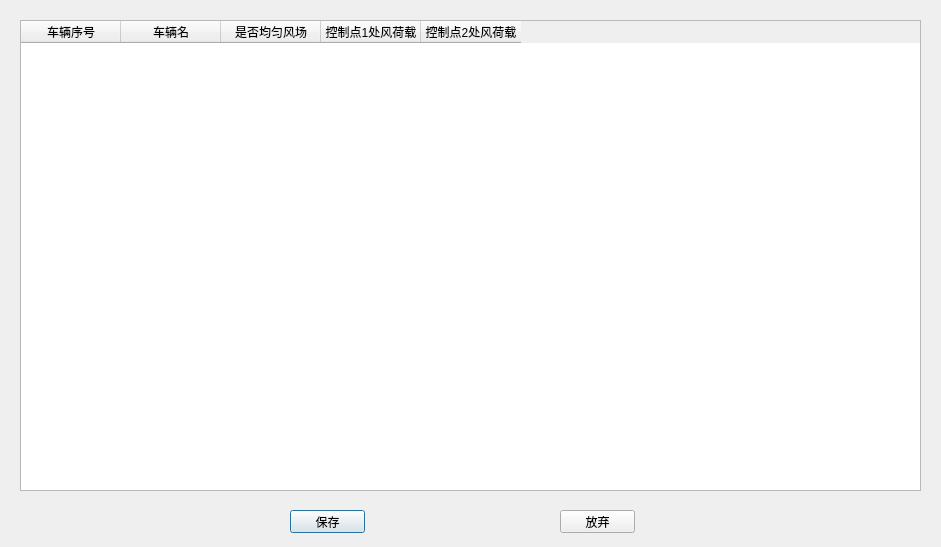
<?xml version="1.0" encoding="UTF-8"?>
<ui version="4.0">
 <class>windForceVehAssign</class>
 <widget class="QDialog" name="windForceVehAssign">
  <property name="geometry">
   <rect>
    <x>0</x>
    <y>0</y>
    <width>941</width>
    <height>547</height>
   </rect>
  </property>
  <property name="sizePolicy">
   <sizepolicy hsizetype="Fixed" vsizetype="Fixed">
    <horstretch>0</horstretch>
    <verstretch>0</verstretch>
   </sizepolicy>
  </property>
  <property name="minimumSize">
   <size>
    <width>941</width>
    <height>547</height>
   </size>
  </property>
  <property name="maximumSize">
   <size>
    <width>941</width>
    <height>547</height>
   </size>
  </property>
  <property name="windowTitle">
   <string>车辆风荷载分配</string>
  </property>
  <property name="windowIcon">
   <iconset>
    <normaloff>VBC.png</normaloff>VBC.png</iconset>
  </property>
  <widget class="QTableWidget" name="windForceVehAssignTable">
   <property name="geometry">
    <rect>
     <x>20</x>
     <y>20</y>
     <width>901</width>
     <height>471</height>
    </rect>
   </property>
   <attribute name="verticalHeaderVisible">
    <bool>false</bool>
   </attribute>
   <column>
    <property name="text">
     <string>车辆序号</string>
    </property>
   </column>
   <column>
    <property name="text">
     <string>车辆名</string>
    </property>
   </column>
   <column>
    <property name="text">
     <string>是否均匀风场</string>
    </property>
   </column>
   <column>
    <property name="text">
     <string>控制点1处风荷载</string>
    </property>
   </column>
   <column>
    <property name="text">
     <string>控制点2处风荷载</string>
    </property>
   </column>
  </widget>
  <widget class="QPushButton" name="windForceVehAssignSave">
   <property name="geometry">
    <rect>
     <x>290</x>
     <y>510</y>
     <width>75</width>
     <height>23</height>
    </rect>
   </property>
   <property name="text">
    <string>保存</string>
   </property>
  </widget>
  <widget class="QPushButton" name="windForceVehAssignAbandon">
   <property name="geometry">
    <rect>
     <x>560</x>
     <y>510</y>
     <width>75</width>
     <height>23</height>
    </rect>
   </property>
   <property name="text">
    <string>放弃</string>
   </property>
  </widget>
 </widget>
 <resources/>
 <connections/>
</ui>
